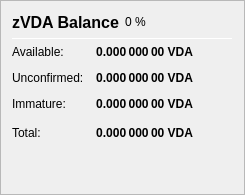
                   <widget class="QFrame" name="frame_ZerocoinBalances">
                    <property name="frameShape">
                     <enum>QFrame::StyledPanel</enum>
                    </property>
                    <property name="frameShadow">
                     <enum>QFrame::Raised</enum>
                    </property>
                    <layout class="QVBoxLayout" name="verticalLayout_7">
                     <item>
                      <layout class="QHBoxLayout" name="horizontalLayout_8" stretch="0,0,0">
                       <item>
                        <widget class="QLabel" name="label_5z_3">
                         <property name="minimumSize">
                          <size>
                           <width>0</width>
                           <height>20</height>
                          </size>
                         </property>
                         <property name="font">
                          <font>
                           <pointsize>12</pointsize>
                           <weight>75</weight>
                           <bold>true</bold>
                          </font>
                         </property>
                         <property name="text">
                          <string>zVDA Balance</string>
                         </property>
                        </widget>
                       </item>
                       <item>
                        <widget class="QLabel" name="labelzVDAPercent">
                         <property name="text">
                          <string notr="true">0 %</string>
                         </property>
                        </widget>
                       </item>
                       <item>
                        <spacer name="horizontalSpacer_11">
                         <property name="orientation">
                          <enum>Qt::Horizontal</enum>
                         </property>
                         <property name="sizeHint" stdset="0">
                          <size>
                           <width>40</width>
                           <height>20</height>
                          </size>
                         </property>
                        </spacer>
                       </item>
                      </layout>
                     </item>
                     <item>
                      <widget class="Line" name="line_ZerocoinBalance">
                       <property name="minimumSize">
                        <size>
                         <width>0</width>
                         <height>1</height>
                        </size>
                       </property>
                       <property name="maximumSize">
                        <size>
                         <width>16777215</width>
                         <height>1</height>
                        </size>
                       </property>
                       <property name="orientation">
                        <enum>Qt::Horizontal</enum>
                       </property>
                      </widget>
                     </item>
                     <item>
                      <layout class="QGridLayout" name="gridLayout_5">
                       <property name="spacing">
                        <number>12</number>
                       </property>
                       <item row="1" column="0">
                        <widget class="QLabel" name="labelzBalanceMatureText">
                         <property name="toolTip">
                          <string>Mature: more than 20 confirmation and more than 1 mint of the same denomination after it was minted.
These zVDA are spendable.</string>
                         </property>
                         <property name="text">
                          <string>Available:</string>
                         </property>
                        </widget>
                       </item>
                       <item row="1" column="1">
                        <widget class="QLabel" name="labelzBalanceMature">
                         <property name="font">
                          <font>
                           <weight>75</weight>
                           <bold>true</bold>
                          </font>
                         </property>
                         <property name="toolTip">
                          <string>Mature: more than 20 confirmation and more than 1 mint of the same denomination after it was minted.
These zVDA are spendable.</string>
                         </property>
                         <property name="text">
                          <string notr="true">0.000 000 00 VDA</string>
                         </property>
                         <property name="alignment">
                          <set>Qt::AlignRight|Qt::AlignTrailing|Qt::AlignVCenter</set>
                         </property>
                        </widget>
                       </item>
                       <item row="2" column="0">
                        <widget class="QLabel" name="labelzBalanceUnconfirmedText">
                         <property name="toolTip">
                          <string>Unconfirmed: less than 20 confirmations
Immature: confirmed, but less than 1 mint of the same denomination after it was minted</string>
                         </property>
                         <property name="text">
                          <string>Unconfirmed:</string>
                         </property>
                        </widget>
                       </item>
                       <item row="2" column="1">
                        <widget class="QLabel" name="labelzBalanceUnconfirmed">
                         <property name="font">
                          <font>
                           <weight>75</weight>
                           <bold>true</bold>
                          </font>
                         </property>
                         <property name="toolTip">
                          <string>Unconfirmed: less than 20 confirmations
Immature: confirmed, but less than 1 mint of the same denomination after it was minted</string>
                         </property>
                         <property name="text">
                          <string notr="true">0.000 000 00 VDA</string>
                         </property>
                         <property name="alignment">
                          <set>Qt::AlignRight|Qt::AlignTrailing|Qt::AlignVCenter</set>
                         </property>
                        </widget>
                       </item>
                       <item row="3" column="0">
                        <widget class="QLabel" name="labelzBalanceImmatureText">
                         <property name="toolTip">
                          <string>Unconfirmed: less than 20 confirmations
Immature: confirmed, but less than 1 mint of the same denomination after it was minted</string>
                         </property>
                         <property name="text">
                          <string>Immature:</string>
                         </property>
                        </widget>
                       </item>
                       <item row="3" column="1">
                        <widget class="QLabel" name="labelzBalanceImmature">
                         <property name="font">
                          <font>
                           <weight>75</weight>
                           <bold>true</bold>
                          </font>
                         </property>
                         <property name="toolTip">
                          <string>Unconfirmed: less than 20 confirmations
Immature: confirmed, but less than 1 mint of the same denomination after it was minted</string>
                         </property>
                         <property name="text">
                          <string notr="true">0.000 000 00 VDA</string>
                         </property>
                         <property name="alignment">
                          <set>Qt::AlignRight|Qt::AlignTrailing|Qt::AlignVCenter</set>
                         </property>
                        </widget>
                       </item>
                       <item row="4" column="0">
                        <widget class="QLabel" name="labelzBalanceText">
                         <property name="toolTip">
                          <string>Your current zVDA balance, unconfirmed and immature zVDA included.</string>
                         </property>
                         <property name="text">
                          <string>Total:</string>
                         </property>
                        </widget>
                       </item>
                       <item row="4" column="1">
                        <widget class="QLabel" name="labelzBalance">
                         <property name="font">
                          <font>
                           <weight>75</weight>
                           <bold>true</bold>
                          </font>
                         </property>
                         <property name="cursor">
                          <cursorShape>IBeamCursor</cursorShape>
                         </property>
                         <property name="toolTip">
                          <string>Your current zVDA balance, unconfirmed and immature zVDA included.</string>
                         </property>
                         <property name="text">
                          <string notr="true">0.000 000 00 VDA</string>
                         </property>
                         <property name="alignment">
                          <set>Qt::AlignRight|Qt::AlignTrailing|Qt::AlignVCenter</set>
                         </property>
                         <property name="textInteractionFlags">
                          <set>Qt::LinksAccessibleByMouse|Qt::TextSelectableByKeyboard|Qt::TextSelectableByMouse</set>
                         </property>
                        </widget>
                       </item>
                       <item row="4" column="2">
                        <spacer name="horizontalSpacer_4">
                         <property name="orientation">
                          <enum>Qt::Horizontal</enum>
                         </property>
                         <property name="sizeHint" stdset="0">
                          <size>
                           <width>40</width>
                           <height>20</height>
                          </size>
                         </property>
                        </spacer>
                       </item>
                      </layout>
                     </item>
                     <item>
                      <spacer name="verticalSpacer_4">
                       <property name="orientation">
                        <enum>Qt::Vertical</enum>
                       </property>
                       <property name="sizeHint" stdset="0">
                        <size>
                         <width>20</width>
                         <height>40</height>
                        </size>
                       </property>
                      </spacer>
                     </item>
                    </layout>
                   </widget>
